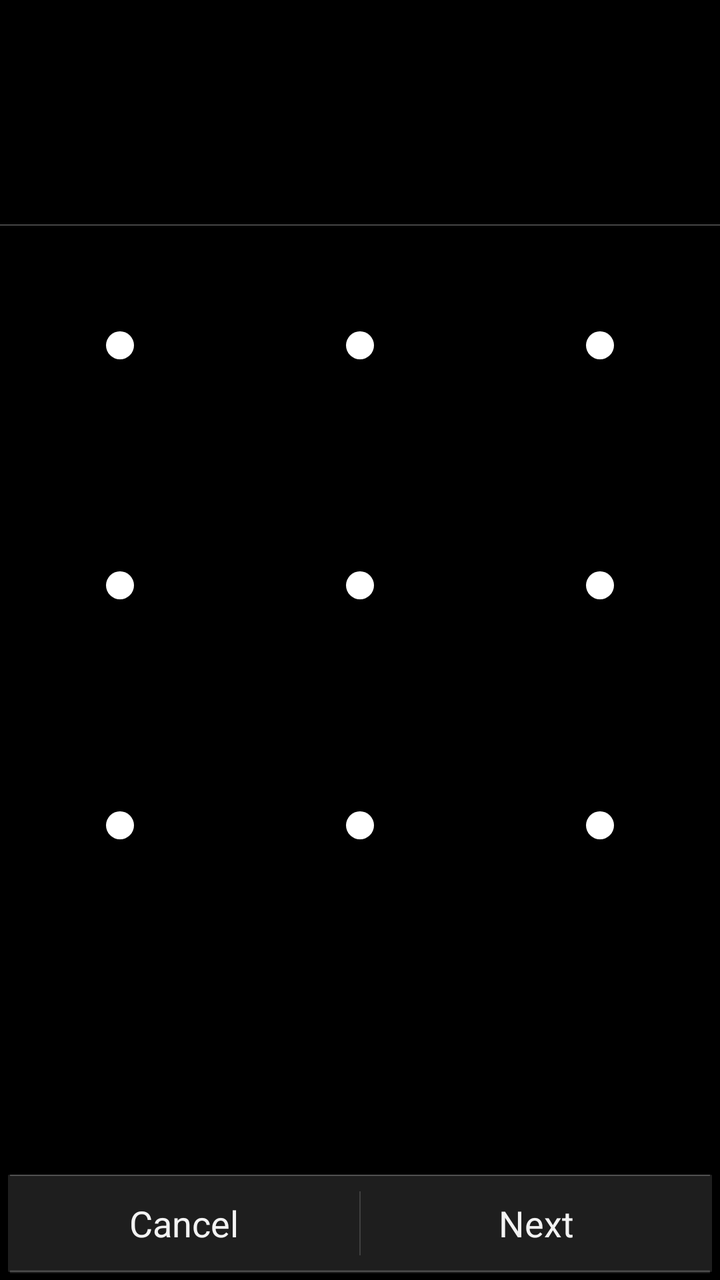
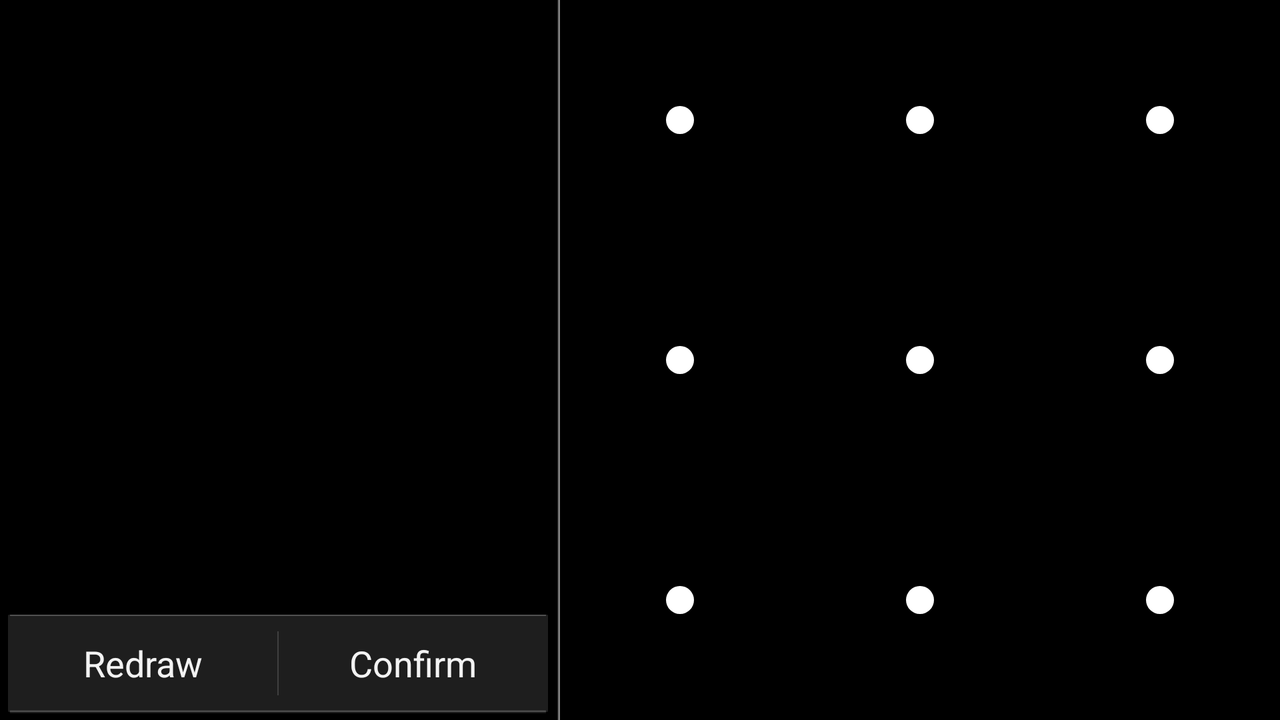

Compare how this app lays out the same screen by default and in its alternative resource folder. The renders come first, then the two layout files and the values they reference.
<!-- AndroidManifest.xml: application theme android:Theme.Holo -->
<!-- res/layout/choose_lock_pattern.xml -->
<?xml version="1.0" encoding="utf-8"?>
<com.android.internal.widget.LinearLayoutWithDefaultTouchRecepient android:orientation="vertical" android:id="@id/topLayout" android:layout_width="wrap_content" android:layout_height="fill_parent"
  xmlns:android="http://schemas.android.com/apk/res/android">
    <LinearLayout android:orientation="vertical" android:layout_width="fill_parent" android:layout_height="0.0dip" android:layout_weight="1.0">
        <TextView android:textSize="18.0sp" android:gravity="center" android:id="@id/headerText" android:layout_width="fill_parent" android:layout_height="0.0dip" android:layout_weight="1.0" />
        <View android:background="@android:drawable/code_lock_top" android:layout_width="fill_parent" android:layout_height="2.0dip" />
        <com.android.internal.widget.LockPatternView android:id="@id/lockPattern" android:layout_width="fill_parent" android:layout_height="fill_parent" />
        <TextView android:textSize="14.0sp" android:gravity="center" android:id="@id/footerText" android:layout_width="fill_parent" android:layout_height="0.0dip" android:layout_weight="1.0" />
    </LinearLayout>
    <LinearLayout android:orientation="horizontal" android:background="@android:drawable/btn_group_disabled_holo_dark" style="@style/SecurityPreferenceButtonContainer">
        <Button android:id="@id/footerLeftButton" android:text="@string/lockpattern_tutorial_cancel_label" style="@style/SecurityPreferenceButton" />
        <Button android:id="@id/footerRightButton" android:text="@string/lockpattern_tutorial_continue_label" style="@style/SecurityPreferenceButton" />
    </LinearLayout>
</com.android.internal.widget.LinearLayoutWithDefaultTouchRecepient>
<!-- resources referenced by this layout -->
<resources>
  <string name="lockpattern_tutorial_cancel_label">Cancel</string>
  <string name="lockpattern_tutorial_continue_label">Next</string>
  <style name="SecurityPreferenceButton" parent="@android:style/Widget.Holo.Button.Borderless">
          <item name="android:ellipsize">marquee</item>
          <item name="android:layout_width">0.0dip</item>
          <item name="android:layout_height">wrap_content</item>
          <item name="android:singleLine">true</item>
          <item name="android:layout_weight">1.0</item>
      </style>
  <style name="SecurityPreferenceButtonContainer" parent="@android:style/Holo.SegmentedButton">
          <item name="android:layout_width">fill_parent</item>
          <item name="android:layout_height">wrap_content</item>
          <item name="android:weightSum">2.0</item>
          <item name="android:dividerPadding">8.0dip</item>
      </style>
</resources>
<!-- res/layout-land/choose_lock_pattern.xml (the repository's variant of the layout above) -->
<!-- drawn on the phone turned sideways -->
<?xml version="1.0" encoding="utf-8"?>
<com.android.internal.widget.LinearLayoutWithDefaultTouchRecepient android:orientation="horizontal" android:id="@id/topLayout" android:layout_width="fill_parent" android:layout_height="fill_parent"
  xmlns:android="http://schemas.android.com/apk/res/android">
    <LinearLayout android:orientation="vertical" android:layout_width="0.0dip" android:layout_height="fill_parent" android:layout_weight="1.0">
        <TextView android:textSize="18.0sp" android:gravity="center" android:id="@id/headerText" android:layout_width="fill_parent" android:layout_height="wrap_content" />
        <RelativeLayout android:layout_width="fill_parent" android:layout_height="0.0dip" android:layout_weight="1.0">
            <LinearLayout android:orientation="horizontal" android:id="@id/buttonContainer" android:background="@android:drawable/btn_group_disabled_holo_dark" android:layout_alignParentBottom="true" android:layout_centerHorizontal="true" style="@style/SecurityPreferenceButtonContainer">
                <Button android:id="@id/footerLeftButton" android:layout_width="fill_parent" android:layout_height="wrap_content" android:text="@string/lockpattern_restart_button_text" style="@style/SecurityPreferenceButton" />
                <Button android:id="@id/footerRightButton" android:layout_width="fill_parent" android:layout_height="wrap_content" android:text="@string/lockpattern_confirm_button_text" style="@style/SecurityPreferenceButton" />
            </LinearLayout>
            <TextView android:textSize="14.0sp" android:id="@id/footerText" android:layout_width="wrap_content" android:layout_height="wrap_content" android:layout_marginBottom="4.0dip" android:layout_above="@id/buttonContainer" android:layout_centerHorizontal="true" />
        </RelativeLayout>
    </LinearLayout>
    <View android:background="@android:drawable/code_lock_left" android:layout_width="2.0dip" android:layout_height="fill_parent" />
    <com.android.internal.widget.LockPatternView android:id="@id/lockPattern" android:layout_width="fill_parent" android:layout_height="fill_parent" />
</com.android.internal.widget.LinearLayoutWithDefaultTouchRecepient>
<!-- resources referenced by the variant -->
<!-- as the phone turned sideways resolves them -->
<resources>
  <string name="lockpattern_confirm_button_text">Confirm</string>
  <string name="lockpattern_restart_button_text">Redraw</string>
  <style name="SecurityPreferenceButton" parent="@android:style/Widget.Holo.Button.Borderless">
          <item name="android:ellipsize">marquee</item>
          <item name="android:layout_width">0.0dip</item>
          <item name="android:layout_height">wrap_content</item>
          <item name="android:singleLine">true</item>
          <item name="android:layout_weight">1.0</item>
      </style>
  <style name="SecurityPreferenceButtonContainer" parent="@android:style/Holo.SegmentedButton">
          <item name="android:layout_width">fill_parent</item>
          <item name="android:layout_height">wrap_content</item>
          <item name="android:weightSum">2.0</item>
          <item name="android:dividerPadding">8.0dip</item>
      </style>
</resources>
